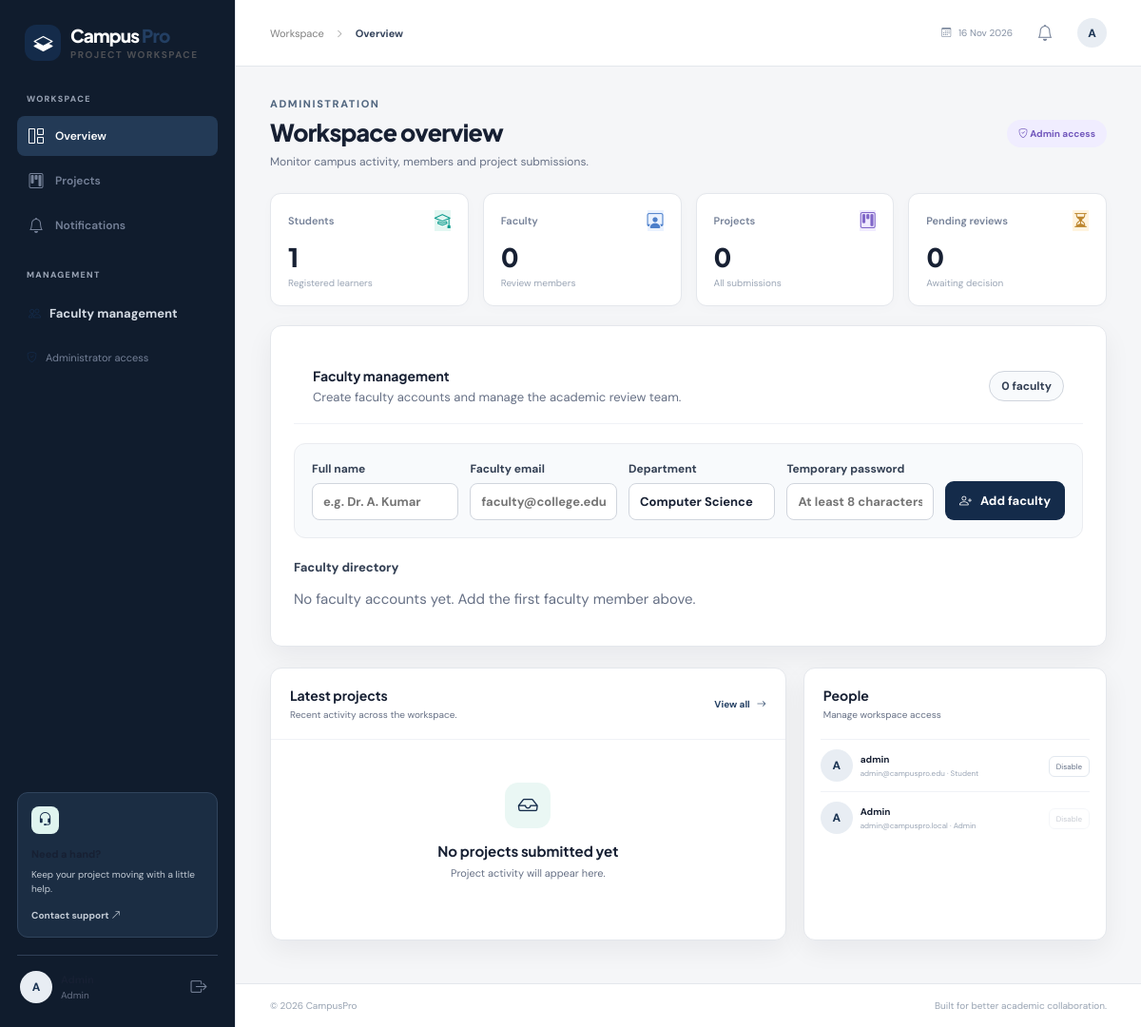
The page /admin (signed in) on the database its author committed.
### models.py (models this page shows, shortened)
class User(UserMixin, db.Model):
    id = db.Column(db.Integer, primary_key=True)
    name = db.Column(db.String(120), nullable=False)
    email = db.Column(db.String(160), unique=True, nullable=False, index=True)
    password_hash = db.Column(db.String(255), nullable=False)
    role = db.Column(db.String(20), nullable=False, default='student')
    department = db.Column(db.String(100), default='Computer Science')
    is_active_account = db.Column(db.Boolean, default=True, nullable=False)
    created_at = db.Column(db.DateTime, default=datetime.utcnow)

### app.py (the view)
@app.route('/admin')
@role_required('admin')
def admin_dashboard():
    users = User.query.order_by(User.created_at.desc()).all()
    projects = Project.query.order_by(Project.created_at.desc()).all()
    counts = {'students':User.query.filter_by(role='student').count(), 'faculty':User.query.filter_by(role='faculty').count(), 'projects':len(projects), 'pending':sum(p.status in ('Submitted','Under Review') for p in projects)}
    return render_template('admin_dashboard.html', users=users, projects=projects, counts=counts)

### app.py (called while the page is built)
def role_required(*roles):
    def decorator(fn):
        @wraps(fn)
        @login_required
        def wrapped(*args, **kwargs):
            if current_user.role not in roles:
                abort(403)
            return fn(*args, **kwargs)
        return wrapped
    return decorator

@app.context_processor
def inject_globals():
    unread = 0
    if current_user.is_authenticated:
        unread = Notification.query.filter_by(user_id=current_user.id, is_read=False).count()
    return {'unread_notifications': unread, 'today': datetime.now()}

### models.py (called while the page is built)
@login_manager.user_loader
def load_user(user_id):
    return db.session.get(User, int(user_id))

### templates/admin_dashboard.html
{% extends 'base.html' %}{% from '_macros.html' import status_badge,stat_card %}{% block title %}Admin workspace | CampusPro{% endblock %}{% block content %}<div class="page-heading"><div><div class="eyebrow">ADMINISTRATION</div><h1>Workspace overview</h1><p>Monitor campus activity, members and project submissions.</p></div><span class="admin-chip"><i class="bi bi-shield-check"></i> Admin access</span></div><div class="stats-grid">{{ stat_card('Students',counts.students,'bi-mortarboard','mint','Registered learners') }}{{ stat_card('Faculty',counts.faculty,'bi-person-workspace','blue','Review members') }}{{ stat_card('Projects',counts.projects,'bi-kanban','violet','All submissions') }}{{ stat_card('Pending reviews',counts.pending,'bi-hourglass-split','amber','Awaiting decision') }}</div><section class="panel faculty-management" id="faculty-management">
<div class="panel-heading"><div><h2>Faculty management</h2><p>Create faculty accounts and manage the academic review team.</p></div><span class="section-count">{{ counts.faculty }} faculty</span></div>
<form method="post" action="{{ url_for('add_faculty') }}" class="faculty-form">
<label>Full name<input name="name" placeholder="e.g. Dr. A. Kumar" required></label>
<label>Faculty email<input type="email" name="email" placeholder="faculty@college.edu" required></label>
<label>Department<input name="department" placeholder="Computer Science" value="Computer Science"></label>
<label>Temporary password<input type="password" name="password" minlength="8" placeholder="At least 8 characters" required></label>
<button class="btn btn-primary"><i class="bi bi-person-plus"></i> Add faculty</button>
</form>
<div class="faculty-directory"><div class="directory-heading">Faculty directory</div>
{% set faculty_members = users|selectattr('role','equalto','faculty')|list %}
{% if faculty_members %}<div class="faculty-grid">{% for member in faculty_members %}<div class="faculty-card"><span class="avatar">{{ member.name[:1]|upper }}</span><div><b>{{ member.name }}</b><small>{{ member.department or 'Department not set' }}</small><small>{{ member.email }}</small></div><span class="account-state {{ 'is-active' if member.is_active_account else 'is-disabled' }}">{{ 'Active' if member.is_active_account else 'Disabled' }}</span></div>{% endfor %}</div>{% else %}<p class="muted">No faculty accounts yet. Add the first faculty member above.</p>{% endif %}
</div></section>
<div class="content-grid"><section class="panel projects-panel"><div class="panel-heading"><div><h2>Latest projects</h2><p>Recent activity across the workspace.</p></div><a class="subtle-link" href="{{ url_for('projects') }}">View all <i class="bi bi-arrow-right"></i></a></div>{% if projects %}<div class="table-wrap"><table><thead><tr><th>PROJECT</th><th>OWNER</th><th>STATUS</th><th></th></tr></thead><tbody>{% for p in projects[:7] %}<tr><td><div class="project-cell"><span class="project-symbol"><i class="bi bi-window-stack"></i></span><div><b>{{ p.title }}</b><small>{{ p.tech_stack }}</small></div></div></td><td>{{ p.owner.name }}</td><td>{{ status_badge(p.status) }}</td><td><a class="row-link" href="{{ url_for('project_detail',project_id=p.id) }}"><i class="bi bi-arrow-up-right"></i></a></td></tr>{% endfor %}</tbody></table></div>{% else %}<div class="empty-state"><span><i class="bi bi-inbox"></i></span><h3>No projects submitted yet</h3><p>Project activity will appear here.</p></div>{% endif %}</section><aside class="panel side-panel"><div class="panel-heading"><div><h2>People</h2><p>Manage workspace access</p></div></div><div class="people-list">{% for u in users[:10] %}<div class="person-row"><span class="avatar">{{ u.name[:1]|upper }}</span><div><b>{{ u.name }}</b><small>{{ u.email }} · {{ u.role|title }}</small></div><form method="post" action="{{ url_for('toggle_user',user_id=u.id) }}"><button class="tiny-action" {% if u.id==current_user.id %}disabled{% endif %}>{{ 'Disable' if u.is_active_account else 'Enable' }}</button></form></div>{% endfor %}</div></aside></div>{% endblock %}

### templates/base.html (shortened to what this page needs)
<!doctype html><html lang="en"><head><link rel="stylesheet" href="https://cdn.jsdelivr.net/npm/bootstrap-icons@1.11.3/font/bootstrap-icons.min.css"><link rel="stylesheet" href="{{ url_for('static',filename='css/style.css') }}"></head><body>
{% if current_user.is_authenticated %}<div class="app-shell"><aside class="sidebar" id="sidebar"><a class="brand" href="{{ url_for('dashboard') }}"><span class="brand-mark"><i class="bi bi-layers-half"></i></span><span style = "color: white">Campus <span class="brand-light">Pro</span><small>PROJECT WORKSPACE</small></span></a><div class="side-label">WORKSPACE</div><nav class="side-nav"><a class="{{ 'active' if request.endpoint in ['dashboard','student_dashboard','faculty_dashboard','admin_dashboard'] else '' }}" href="{{ url_for('dashboard') }}"><i class="bi bi-grid-1x2"></i> Overview</a><a class="{{ 'active' if request.endpoint in ['projects','project_detail','new_project'] else '' }}" href="{{ url_for('projects') }}"><i class="bi bi-kanban"></i> Projects</a>{% if current_user.role=='student' %}<a href="{{ url_for('new_project') }}"><i class="bi bi-plus-circle"></i> Submit project</a>{% endif %}<a href="{{ url_for('notifications') }}"><i class="bi bi-bell"></i> Notifications {% if unread_notifications %}<span class="nav-count">{{ unread_notifications }}</span>{% endif %}</a></nav>{% if current_user.role=='admin' %}<div class="side-label management-label">MANAGEMENT</div><a class="side-note management-link" href="{{ url_for('admin_dashboard') }}#faculty-management"><i class="bi bi-people"></i> Faculty management</a><div class="side-note"><i class="bi bi-shield-check"></i> Administrator access</div>{% endif %}<div class="sidebar-bottom"><div class="help-card"><span class="help-icon"><i class="bi bi-headset"></i></span><b>Need a hand?</b><p>Keep your project moving with a little help.</p><a href="mailto:support@campuspro.local">Contact support <i class="bi bi-arrow-up-right"></i></a></div><div class="profile-mini"><div class="avatar">{{ current_user.name[:1]|upper }}</div><div class="profile-meta"><b>{{ current_user.name }}</b><small>{{ current_user.role|title }}</small></div><form method="post" action="{{ url_for('logout') }}"><button class="icon-button" title="Sign out"><i class="bi bi-box-arrow-right"></i></button></form></div></div></aside><main class="main-area"><header class="topbar"><button class="icon-button mobile-menu" id="menuToggle"></button><div class="breadcrumb">Workspace <i class="bi bi-chevron-right"></i> <b>{% block crumb %}Overview{% endblock %}</b></div><div class="top-actions"><span class="today-label"><i class="bi bi-calendar3"></i> {{ today.strftime('%d %b %Y') }}</span><a class="icon-button" href="{{ url_for('notifications') }}"><i class="bi bi-bell"></i>{% if unread_notifications %}<em class="notification-dot"></em>{% endif %}</a><div class="top-avatar">{{ current_user.name[:1]|upper }}</div></div></header><section class="page-content">{% with messages=get_flashed_messages(with_categories=true) %}{% if messages %}<div class="flash-stack">{% for category,message in messages %}<div class="flash {{ category }}">{{ message }}<button type="button" onclick="this.parentElement.remove()">×</button></div>{% endfor %}</div>{% endif %}{% endwith %}{% block content %}{% endblock %}</section><footer class="footer">© 2026 CampusPro <span>Built for better academic collaboration.</span></footer></main></div>
{% else %}{% with messages=get_flashed_messages(with_categories=true) %}{% if messages %}<div class="public-flashes">{% for category,message in messages %}<div class="flash {{ category }}">{{ message }}</div>{% endfor %}</div>{% endif %}{% endwith %}{% block public_content %}{% endblock %}{% endif %}<script src="{{ url_for('static',filename='js/app.js') }}"></script></body></html>

### templates/_macros.html (shortened to what this page needs)
{% macro stat_card(label,value,icon,tone,foot) %}<article class="stat-card"><div class="stat-top"><span>{{ label }}</span><i class="bi {{ icon }} {{ tone }}"></i></div><div class="stat-value">{{ value }}</div><div class="stat-foot">{{ foot }}</div></article>{% endmacro %}

### rows shown on the page
User: name "A", role "Admin", name "Admin", email "admin@campuspro.local", is_active_account "Disable"
User: name "A", name "admin", email "admin@campuspro.edu", role "Student", is_active_account "Disable"

### other values the page prints
{{ label }} "Students Faculty Projects Pending reviews"
{{ value }} "1 0 0 0"
{{ foot }} "Registered learners Review members All submissions Awaiting decision"
{{ counts.faculty }} "0"
